Frame 1 (no input): blank canvas, image omitted
Frame 60 (no input): blank canvas, image omitted
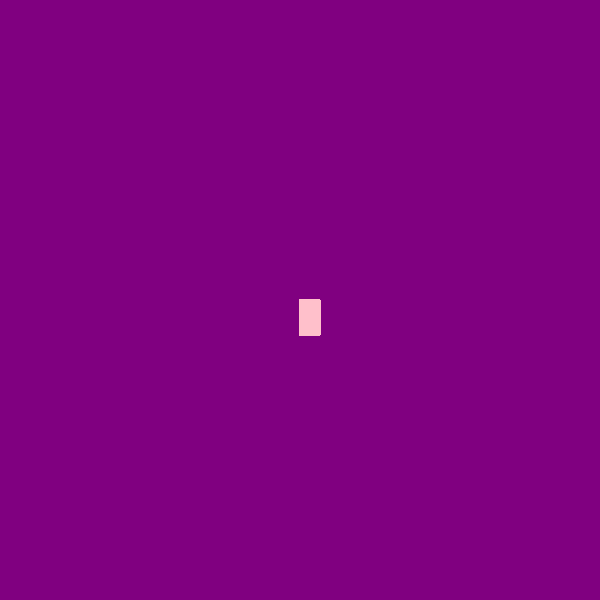
Frame 120 (the mouse pressed at the canvas centre since frame 60)

The p5.js sketch whose frames 1 and 60 were blank and that drew this single picture after the mouse press (run headless with seeded random() and noise() and a simulated clock; from frame 60 on, the mouse is pressed at the canvas centre):

// p5.js sketch
// ── sketch.js
function setup() {
 createCanvas(600, 600);
    background("purple");

}

 function draw() {
   
   stroke("pink")
   fill("pink")
   
  //  console.log(mouseIsPressed)
   
 if (mouseIsPressed) {
     rect(mouseX, mouseY, 20, 35)
   }
 }

   
